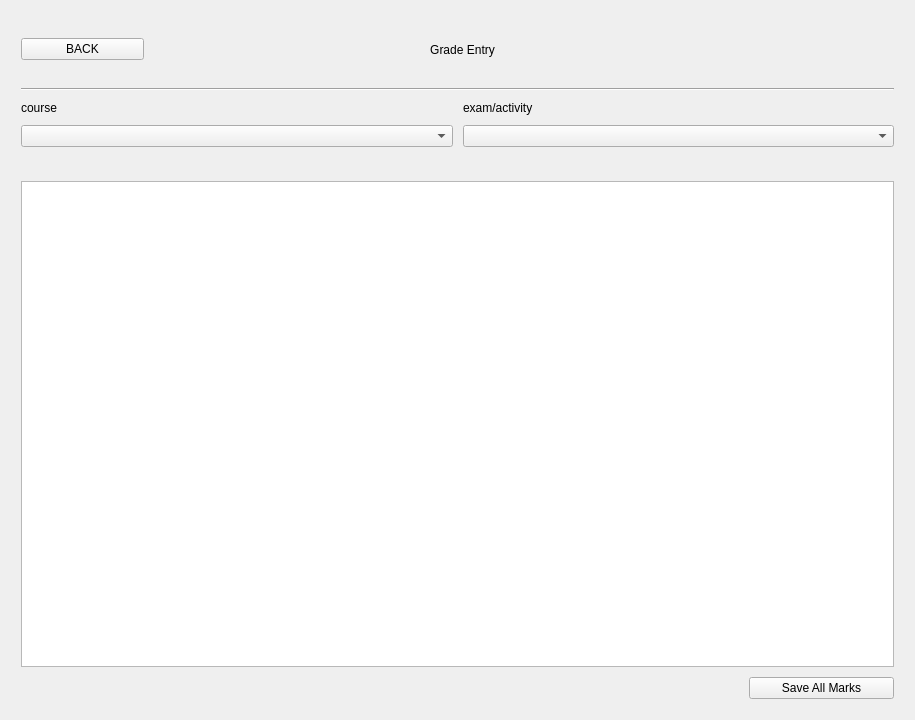
<?xml version="1.0" encoding="UTF-8"?>
<ui version="4.0">
 <class>Form</class>
 <widget class="QWidget" name="Form">
  <property name="geometry">
   <rect>
    <x>0</x>
    <y>0</y>
    <width>915</width>
    <height>720</height>
   </rect>
  </property>
  <property name="windowTitle">
   <string>Form</string>
  </property>
  <layout class="QVBoxLayout" name="verticalLayout_2">
   <item>
    <layout class="QVBoxLayout" name="main" stretch="1,0,10,1">
     <property name="spacing">
      <number>10</number>
     </property>
     <property name="leftMargin">
      <number>10</number>
     </property>
     <property name="topMargin">
      <number>10</number>
     </property>
     <property name="rightMargin">
      <number>10</number>
     </property>
     <property name="bottomMargin">
      <number>10</number>
     </property>
     <item>
      <layout class="QHBoxLayout" name="top" stretch="1,5,1">
       <item>
        <widget class="QPushButton" name="back">
         <property name="text">
          <string>BACK</string>
         </property>
        </widget>
       </item>
       <item>
        <widget class="QLabel" name="title">
         <property name="text">
          <string>Grade Entry</string>
         </property>
         <property name="alignment">
          <set>Qt::AlignCenter</set>
         </property>
        </widget>
       </item>
       <item>
        <spacer name="horizontalSpacer_2">
         <property name="orientation">
          <enum>Qt::Horizontal</enum>
         </property>
         <property name="sizeHint" stdset="0">
          <size>
           <width>40</width>
           <height>20</height>
          </size>
         </property>
        </spacer>
       </item>
      </layout>
     </item>
     <item>
      <widget class="Line" name="line">
       <property name="orientation">
        <enum>Qt::Horizontal</enum>
       </property>
      </widget>
     </item>
     <item>
      <layout class="QVBoxLayout" name="middle" stretch="1,7">
       <property name="spacing">
        <number>10</number>
       </property>
       <item>
        <layout class="QHBoxLayout" name="filter_container">
         <property name="spacing">
          <number>10</number>
         </property>
         <item>
          <layout class="QFormLayout" name="course_layout">
           <property name="fieldGrowthPolicy">
            <enum>QFormLayout::AllNonFixedFieldsGrow</enum>
           </property>
           <property name="rowWrapPolicy">
            <enum>QFormLayout::WrapAllRows</enum>
           </property>
           <property name="labelAlignment">
            <set>Qt::AlignLeading|Qt::AlignLeft|Qt::AlignVCenter</set>
           </property>
           <property name="formAlignment">
            <set>Qt::AlignLeading|Qt::AlignLeft|Qt::AlignTop</set>
           </property>
           <item row="0" column="0">
            <widget class="QLabel" name="course_label">
             <property name="text">
              <string>course</string>
             </property>
            </widget>
           </item>
           <item row="0" column="1">
            <widget class="QComboBox" name="course_selection">
             <property name="placeholderText">
              <string>Select a course</string>
             </property>
            </widget>
           </item>
          </layout>
         </item>
         <item>
          <layout class="QFormLayout" name="exam_layout">
           <property name="rowWrapPolicy">
            <enum>QFormLayout::WrapAllRows</enum>
           </property>
           <item row="0" column="0">
            <widget class="QLabel" name="exam_label">
             <property name="text">
              <string>exam/activity</string>
             </property>
            </widget>
           </item>
           <item row="0" column="1">
            <widget class="QComboBox" name="exam_selection">
             <property name="placeholderText">
              <string>Select an exam or activity</string>
             </property>
            </widget>
           </item>
          </layout>
         </item>
        </layout>
       </item>
       <item>
        <layout class="QVBoxLayout" name="table_container">
         <item>
          <widget class="QTableWidget" name="table">
           <property name="verticalScrollMode">
            <enum>QAbstractItemView::ScrollPerPixel</enum>
           </property>
           <property name="horizontalScrollMode">
            <enum>QAbstractItemView::ScrollPerPixel</enum>
           </property>
           <property name="rowCount">
            <number>0</number>
           </property>
           <property name="columnCount">
            <number>0</number>
           </property>
           <attribute name="verticalHeaderVisible">
            <bool>false</bool>
           </attribute>
          </widget>
         </item>
        </layout>
       </item>
      </layout>
     </item>
     <item>
      <layout class="QHBoxLayout" name="bottom" stretch="5,1">
       <item>
        <spacer name="horizontalSpacer">
         <property name="orientation">
          <enum>Qt::Horizontal</enum>
         </property>
         <property name="sizeHint" stdset="0">
          <size>
           <width>40</width>
           <height>20</height>
          </size>
         </property>
        </spacer>
       </item>
       <item>
        <widget class="QPushButton" name="save">
         <property name="text">
          <string>Save All Marks</string>
         </property>
        </widget>
       </item>
      </layout>
     </item>
    </layout>
   </item>
  </layout>
 </widget>
 <resources/>
 <connections/>
</ui>
